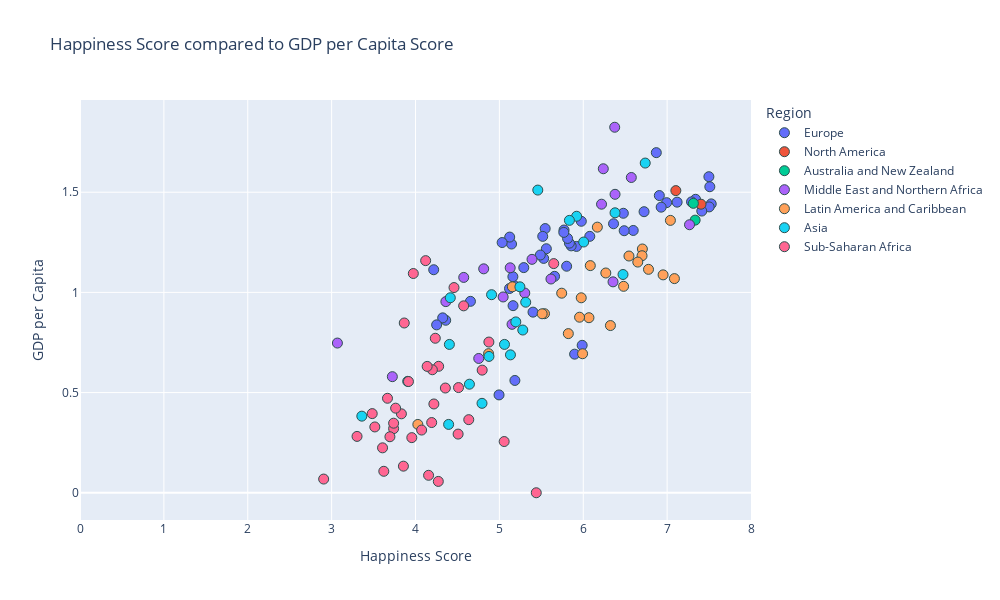

Source (notebook cell):
### Code cell
#happiness score vs. gdp

#establish x and y values
x_values = csv_2016_restructured["Score"]
y_values = csv_2016_restructured["GDP per capita"]

#px.scatter
fig = px.scatter(csv_2016_restructured, x_values, y_values, color="Region", hover_name="Country",
                range_x=[0,8], title="Happiness Score compared to GDP per Capita Score",
                width= 1000, height =600) # use trendline="ols" to see all lin reg equations

#set axes labels
fig.update_xaxes(title_text='Happiness Score')
fig.update_yaxes(title_text='GDP per Capita')

#formatting
#marker size and colors
fig.update_traces(marker=dict(size=10,
                              line=dict(width=1, 
                                        color='DarkSlateGrey')))


#linear regression
#use linregress from dependencies to inplement linear regression
(slope, intercept, rvalue, pvalue, stderr) = linregress(x_values, y_values)
regress_values = x_values * slope + intercept

#print out all variables calculated above (rvalue, pvalue...)
print(f"slope:{round(slope, 2)}")
print(f"intercept:{round(intercept,2)}")
res = sts.linregress(x_values, y_values)
print(f"R-squared: {res.rvalue**2:.4f}")


#print out line eq for reference
line_eq = (f"y={round(slope, 2)}x + {round(intercept, 2)}")
print(line_eq)

fig.show()

### Figure 1 — Plotly figure (JSON) as saved in the notebook; plotly's stock layout.template omitted (floating-point values rounded to 4 significant figures)
{"data": [{"hovertemplate": "<b>%{hovertext}</b><br><br>Region=Europe<br>Score=%{x}<br>GDP per capita=%{y}<extra></extra>", "hovertext": ["Denmark", "Switzerland", "Iceland", "Norway", "Finland", "Netherlands", "Sweden", "Austria", "Germany", "Belgium", "Ireland", "Luxembourg", "United Kingdom", "Czech Republic", "Malta", "France", "Spain", "Slovakia", "Uzbekistan", "Italy", "Kazakhstan", "Moldova", "Russia", "Poland", "Lithuania", "Belarus", "North Cyprus", "Slovenia", "Turkmenistan", "Latvia", "Cyprus", "Romania", "Estonia", "Croatia", "Kosovo", "Azerbaijan", "Kyrgyzstan", "Serbia", "Bosnia and Herzegovina", "Montenegro", "Hungary", "Portugal", "Macedonia", "Greece", "Tajikistan", "Albania", "Armenia", "Ukraine", "Georgia", "Bulgaria"], "legendgroup": "Europe", "marker": {"color": "#636efa", "line": {"color": "DarkSlateGrey", "width": 1}, "size": 10, "symbol": "circle"}, "mode": "markers", "name": "Europe", "orientation": "v", "showlegend": true, "type": "scatter", "x": [7.526, 7.509, 7.501, 7.498, 7.413, 7.339, 7.291, 7.119, 6.994, 6.929, 6.907, 6.871, 6.725, 6.596, 6.488, 6.478, 6.361, 6.078, 5.987, 5.977, 5.919, 5.897, 5.856, 5.835, 5.813, 5.802, 5.771, 5.768, 5.658, 5.56, 5.546, 5.528, 5.517, 5.488, 5.401, 5.291, 5.185, 5.177, 5.163, 5.161, 5.145, 5.123, 5.121, 5.033, 4.996, 4.655, 4.36, 4.324, 4.252, 4.217], "xaxis": "x", "y": [1.442, 1.527, 1.427, 1.577, 1.406, 1.465, 1.452, 1.45, 1.448, 1.425, 1.483, 1.698, 1.403, 1.309, 1.308, 1.395, 1.343, 1.28, 0.7359, 1.355, 1.229, 0.6918, 1.232, 1.246, 1.269, 1.131, 1.311, 1.299, 1.08, 1.218, 1.319, 1.17, 1.28, 1.186, 0.9014, 1.124, 0.5604, 1.034, 0.9338, 1.078, 1.241, 1.276, 1.019, 1.249, 0.4884, 0.9553, 0.8609, 0.8729, 0.8379, 1.113], "yaxis": "y"}, {"hovertemplate": "<b>%{hovertext}</b><br><br>Region=North America<br>Score=%{x}<br>GDP per capita=%{y}<extra></extra>", "hovertext": ["Canada", "United States"], "legendgroup": "North America", "marker": {"color": "#EF553B", "line": {"color": "DarkSlateGrey", "width": 1}, "size": 10, "symbol": "circle"}, "mode": "markers", "name": "North America", "orientation": "v", "showlegend": true, "type": "scatter", "x": [7.404, 7.104], "xaxis": "x", "y": [1.44, 1.508], "yaxis": "y"}, {"hovertemplate": "<b>%{hovertext}</b><br><br>Region=Australia and New Zealand<br>Score=%{x}<br>GDP per capita=%{y}<extra></extra>", "hovertext": ["New Zealand", "Australia"], "legendgroup": "Australia and New Zealand", "marker": {"color": "#00cc96", "line": {"color": "DarkSlateGrey", "width": 1}, "size": 10, "symbol": "circle"}, "mode": "markers", "name": "Australia and New Zealand", "orientation": "v", "showlegend": true, "type": "scatter", "x": [7.334, 7.313], "xaxis": "x", "y": [1.361, 1.444], "yaxis": "y"}, {"hovertemplate": "<b>%{hovertext}</b><br><br>Region=Middle East and Northern Africa<br>Score=%{x}<br>GDP per capita=%{y}<extra></extra>", "hovertext": ["Israel", "United Arab Emirates", "Saudi Arabia", "Qatar", "Algeria", "Kuwait", "Bahrain", "Libya", "Turkey", "Jordan", "Morocco", "Lebanon", "Tunisia", "Iran", "Palestinian Territories", "Iraq", "Egypt", "Yemen", "Syria"], "legendgroup": "Middle East and Northern Africa", "marker": {"color": "#ab63fa", "line": {"color": "DarkSlateGrey", "width": 1}, "size": 10, "symbol": "circle"}, "mode": "markers", "name": "Middle East and Northern Africa", "orientation": "v", "showlegend": true, "type": "scatter", "x": [7.267, 6.573, 6.379, 6.375, 6.355, 6.239, 6.218, 5.615, 5.389, 5.303, 5.151, 5.129, 5.045, 4.813, 4.754, 4.575, 4.362, 3.724, 3.069], "xaxis": "x", "y": [1.338, 1.574, 1.49, 1.824, 1.053, 1.617, 1.44, 1.067, 1.165, 0.9967, 0.8406, 1.123, 0.9772, 1.118, 0.6702, 1.075, 0.9539, 0.5794, 0.7472], "yaxis": "y"}, {"hovertemplate": "<b>%{hovertext}</b><br><br>Region=Latin America and Caribbean<br>Score=%{x}<br>GDP per capita=%{y}<extra></extra>", "hovertext": ["Costa Rica", "Puerto Rico", "Brazil", "Mexico", "Chile", "Panama", "Argentina", "Uruguay", "Colombia", "Guatemala", "Suriname", "Trinidad and Tobago", "Venezuela", "El Salvador", "Nicaragua", "Ecuador", "Belize", "Bolivia", "Peru", "Paraguay", "Jamaica", "Dominican Republic", "Honduras", "Haiti"], "legendgroup": "Latin America and Caribbean", "marker": {"color": "#FFA15A", "line": {"color": "DarkSlateGrey", "width": 1}, "size": 10, "symbol": "circle"}, "mode": "markers", "name": "Latin America and Caribbean", "orientation": "v", "showlegend": true, "type": "scatter", "x": [7.087, 7.039, 6.952, 6.778, 6.705, 6.701, 6.65, 6.545, 6.481, 6.324, 6.269, 6.168, 6.084, 6.068, 5.992, 5.976, 5.956, 5.822, 5.743, 5.538, 5.51, 5.155, 4.871, 4.028], "xaxis": "x", "y": [1.069, 1.359, 1.088, 1.115, 1.217, 1.183, 1.151, 1.182, 1.03, 0.8345, 1.097, 1.326, 1.134, 0.8737, 0.6938, 0.9731, 0.8762, 0.7942, 0.996, 0.8937, 0.8933, 1.028, 0.6943, 0.341], "yaxis": "y"}, {"hovertemplate": "<b>%{hovertext}</b><br><br>Region=Asia<br>Score=%{x}<br>GDP per capita=%{y}<extra></extra>", "hovertext": ["Singapore", "Thailand", "Taiwan", "Malaysia", "Japan", "South Korea", "Hong Kong", "Indonesia", "Philippines", "China", "Bhutan", "Pakistan", "Vietnam", "Mongolia", "Laos", "Nepal", "Bangladesh", "Sri Lanka", "India", "Myanmar", "Cambodia", "Afghanistan"], "legendgroup": "Asia", "marker": {"color": "#19d3f3", "line": {"color": "DarkSlateGrey", "width": 1}, "size": 10, "symbol": "circle"}, "mode": "markers", "name": "Asia", "orientation": "v", "showlegend": true, "type": "scatter", "x": [6.739, 6.474, 6.379, 6.005, 5.921, 5.835, 5.458, 5.314, 5.279, 5.245, 5.196, 5.132, 5.061, 4.907, 4.876, 4.793, 4.643, 4.415, 4.404, 4.395, 3.907, 3.36], "xaxis": "x", "y": [1.646, 1.089, 1.397, 1.251, 1.38, 1.359, 1.511, 0.951, 0.8122, 1.028, 0.8527, 0.6882, 0.7404, 0.9885, 0.6804, 0.4463, 0.5418, 0.9732, 0.7404, 0.3411, 0.556, 0.3823], "yaxis": "y"}, {"hovertemplate": "<b>%{hovertext}</b><br><br>Region=Sub-Saharan Africa<br>Score=%{x}<br>GDP per capita=%{y}<extra></extra>", "hovertext": ["Mauritius", "Somalia", "Somaliland Region", "Nigeria", "Zambia", "Sierra Leone", "Namibia", "Cameroon", "Ethiopia", "South Africa", "Kenya", "Ghana", "Congo (Kinshasa)", "Congo (Brazzaville)", "Senegal", "Mauritania", "Zimbabwe", "Malawi", "Sudan", "Gabon", "Mali", "Botswana", "Comoros", "Ivory Coast", "Angola", "Niger", "South Sudan", "Chad", "Burkina Faso", "Uganda", "Madagascar", "Tanzania", "Liberia", "Guinea", "Rwanda", "Benin", "Togo", "Burundi"], "legendgroup": "Sub-Saharan Africa", "marker": {"color": "#FF6692", "line": {"color": "DarkSlateGrey", "width": 1}, "size": 10, "symbol": "circle"}, "mode": "markers", "name": "Sub-Saharan Africa", "orientation": "v", "showlegend": true, "type": "scatter", "x": [5.648, 5.44, 5.057, 4.875, 4.795, 4.635, 4.574, 4.513, 4.508, 4.459, 4.356, 4.276, 4.272, 4.236, 4.219, 4.201, 4.193, 4.156, 4.139, 4.121, 4.073, 3.974, 3.956, 3.916, 3.866, 3.856, 3.832, 3.763, 3.739, 3.739, 3.695, 3.666, 3.622, 3.607, 3.515, 3.484, 3.303, 2.905], "xaxis": "x", "y": [1.144, 0, 0.2556, 0.7522, 0.612, 0.3649, 0.9329, 0.525, 0.2928, 1.024, 0.5227, 0.6311, 0.05661, 0.7711, 0.4431, 0.6139, 0.3504, 0.08709, 0.6307, 1.159, 0.3129, 1.094, 0.2751, 0.5551, 0.8473, 0.1327, 0.3939, 0.4221, 0.32, 0.3472, 0.2795, 0.4716, 0.1071, 0.2241, 0.3285, 0.395, 0.2812, 0.06831], "yaxis": "y"}], "layout": {"height": 600, "legend": {"title": {"text": "Region"}, "tracegroupgap": 0}, "title": {"text": "Happiness Score compared to GDP per Capita Score"}, "width": 1000, "xaxis": {"anchor": "y", "domain": [0, 1], "range": [0, 8], "title": {"text": "Happiness Score"}}, "yaxis": {"anchor": "x", "domain": [0, 1], "title": {"text": "GDP per Capita"}}}}
